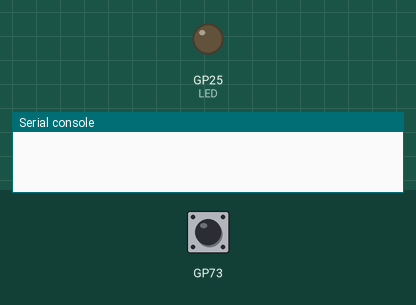
Bench run of a program on a simulated Raspberry Pi Pico running MicroPython. Shown: output pins drawn as LEDs (lit = HIGH), the last lines printed to the serial console. The test bench sets the inputs (shaded band).

Above: at 1.2 s.
1.3 s: BOOTSEL button pressed for 0.15 s
At 1.37 s:
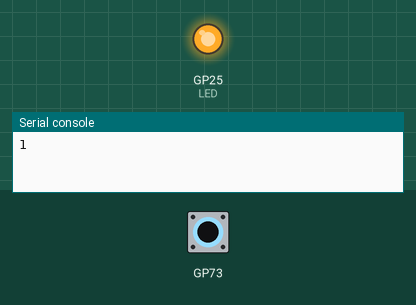
2.9 s: BOOTSEL button pressed for 3.2 s
At 6.7 s:
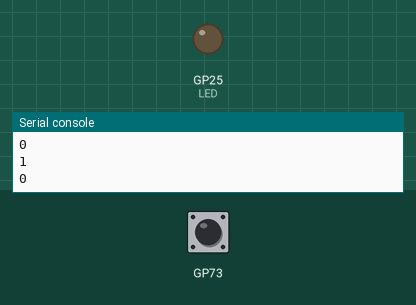
Timing chart, 0 to 8.2 s (numbered marks = the images above; inputs shaded):
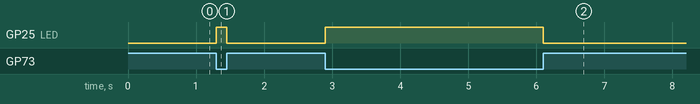

The program:

main.py
```python
import machine

LED = machine.Pin("LED", machine.Pin.OUT)

Prev = LED.value()
while True:
    Btn = rp2.bootsel_button()
    if Prev != Btn:
        LED.value(Btn)
        print(LED.value())
    Prev = Btn
```

Measured:
- after the input at 1.3 s, GP25 (LED): LOW → HIGH at once, → LOW 0.15 s later
- after the input at 2.9 s, GP25 (LED): LOW → HIGH at once, → LOW 3.2 s later
